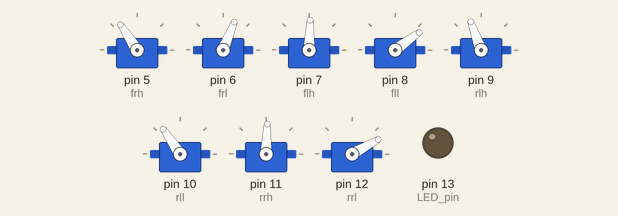
A sketch run on a simulated Arduino Uno, built with avr-gcc and run on an emulated ATmega328P. Parts: 8 × servo, output pins drawn as LEDs (lit = HIGH). What the sketch prints to the serial monitor is not drawn.

Above: at 10.65 s.
At 11.1 s:
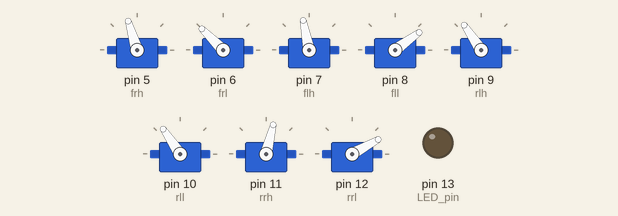
At 11.6 s:
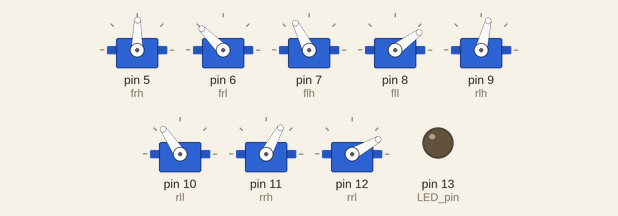
At 11.8 s:
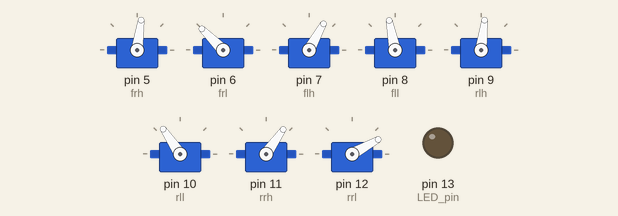
At 12.1 s:
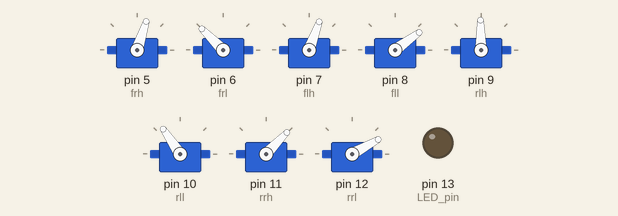
At 12.6 s:
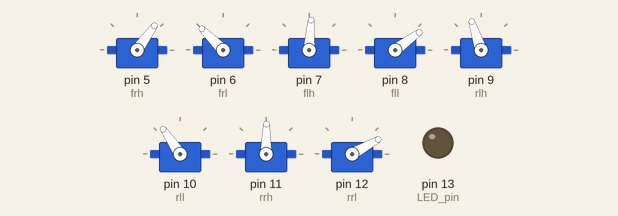
Timing chart, 0 to 15.2 s (numbered marks = the images above):
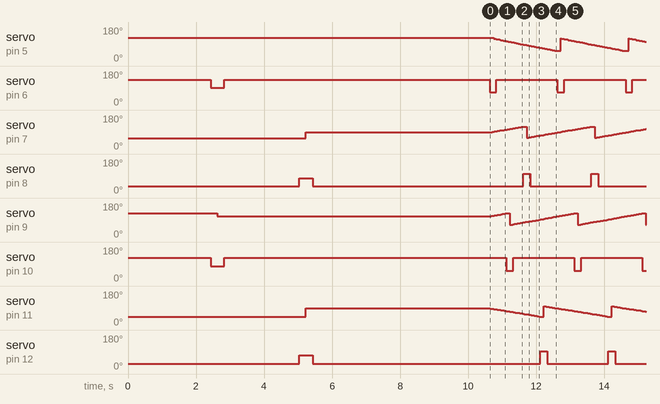

Measured:
- by itself, servo on pin 5 (frh): ramps from 120° to 53° and jumps back, once every 2.0 s
- by itself, servo on pin 6 (frl): 135° → 92° at 2.4 s, → 135° 0.40 s later, → 68° 7.8 s later, → 135° 0.20 s later, … (32 changes in this stretch)
- by itself, servo on pin 7 (flh): ramps from 59° to 118° and jumps back, once every 2.0 s
- by itself, servo on pin 8 (fll): 36° → 78° at 5.0 s, → 36° 0.40 s later, → 101° 6.2 s later, → 36° 0.21 s later, … (32 changes in this stretch)
- by itself, servo on pin 10 (rll): 124° → 79° at 2.4 s, → 124° 0.40 s later, → 54° 8.3 s later, → 124° 0.21 s later, … (32 changes in this stretch)
- by itself, servo on pin 12 (rrl): 29° → 72° at 5.0 s, → 29° 0.40 s later, → 95° 6.7 s later, → 29° 0.21 s later, … (30 changes in this stretch)

The sketch:

quadruped-8servos.ino
```cpp
#include <Servo.h>
/*
frh = front right hip
 frl = front right leg
 flh = front left hip
 fll = front left leg
 rlh = rear left hip
 rll = rear left leg
 rrh = rear right hip
 rrl = rear right leg
 */
Servo frh;
Servo frl;
Servo flh;
Servo fll;
Servo rlh;
Servo rll;
Servo rrh;
Servo rrl;

// CALIBRATION
// HIPS
#define frh90 171
#define flh90 14
#define rlh90 170
#define rrh90 5

#define frh0 76
#define flh0 98
#define rlh0 83
#define rrh0 83

#define frh1deg (frh90-frh0)/90
#define flh1deg (flh90-flh0)/90
#define rlh1deg (rlh90-rlh0)/90
#define rrh1deg (rrh90-rrh0)/90

//LEGS
#define frl90 155
#define fll90 17
#define rll90 145
#define rrl90 10

#define frl0 68
#define fll0 101
#define rll0 54
#define rrl0 95

#define frl1deg (frl90-frl0)/90
#define fll1deg (fll90-fll0)/90
#define rll1deg (rll90-rll0)/90
#define rrl1deg (rrl90-rrl0)/90

long getfrh(long degree) { return degree * frh1deg + frh0; }
long getflh(long degree) { return degree * flh1deg + flh0; }
long getrlh(long degree) { return degree * rlh1deg + rlh0; }
long getrrh(long degree) { return degree * rrh1deg + rrh0; }
long getfrl(long degree) { return degree * frl1deg + frl0; }
long getfll(long degree) { return degree * fll1deg + fll0; }
long getrll(long degree) { return degree * rll1deg + rll0; }
long getrrl(long degree) { return degree * rrl1deg + rrl0; }

int currHipValues[4] = {-100, -100, -100, -100};

void setHip(byte hip, int degree) {
  switch (hip) {
        case 1:
          frh.write(getfrh(degree));
          currHipValues[0] = degree;
          break;
        case 2:
          flh.write(getflh(degree));
          currHipValues[1] = degree;
          break;
        case 3:
          rlh.write(getrlh(degree));
          currHipValues[2] = degree;
          break;
        case 4:
          rrh.write(getrrh(degree));
          currHipValues[3] = degree;
          break;
      }
}

void setLeg(byte leg, int degree) {
  switch (leg) {
        case 1:
          frl.write(getfrl(degree));
          break;
        case 2:
          fll.write(getfll(degree));
          break;
        case 3:
          rll.write(getrll(degree));
          break;
        case 4:
          rrl.write(getrrl(degree));
          break;
      }
}

unsigned long movementStartTime;

void setup()
{
  Serial.begin(115200);
  pinMode(13, OUTPUT);  // LED pin

  // assign servos to pins and reposition
  frh.attach(5); setHip(1, 45); delay(50);
  frl.attach(6); setLeg(1, 70); delay(50);
  flh.attach(7); setHip(2, 45); delay(50);
  fll.attach(8); setLeg(2, 70); delay(50);
  rlh.attach(9); setHip(3, 45); delay(50);
  rll.attach(10); setLeg(3, 70); delay(50);
  rrh.attach(11); setHip(4, 45); delay(50);
  rrl.attach(12); setLeg(4, 70); delay(50);

  delay(2000);
  initMovement(1, 2000);
  //movementStartTime = millis();
  //setServoMovement();
  //delay(1000000);
}


//changing between movements: set new direction, speed. check current servo values. calculate 8-10 lineary distributed samples during the new movement.
//compare samples with current values, find the closest match. set the legs to the new choosen position individually without changing the orientation of the spider
//continue movement from this position

unsigned int movementSpeed = 10000; //time for advancing for all 4 leg. bigger values are slower

byte legOrder[4];
int hipMin[4];
int hipMax[4];

int calcHipValues[4];

void loop() {
  setServoMovement();
}

void setDirectionVariables(byte desDirection) {
  switch (desDirection) {
        case 1: //move forward
          legOrder[0] = 4; legOrder[1] = 1; legOrder[2] = 3; legOrder[3] = 2;
          hipMin[0] = -23; hipMin[1] = 45; hipMin[2] = -23; hipMin[3] = 45; //for corresponding legs in the legOrder list
          hipMax[0] = 45; hipMax[1] = -23; hipMax[2] = 45; hipMax[3] = -23;
          break;
        case 2: //move backward
          legOrder[0] = 2; legOrder[1] = 3; legOrder[2] = 1; legOrder[3] = 4;
          hipMin[0] = -23; hipMin[1] = 45; hipMin[2] = -23; hipMin[3] = 45;
          hipMax[0] = 45; hipMax[1] = -23; hipMax[2] = 45; hipMax[3] = -23;
          break;
        case 3: //move left
          legOrder[0] = 1; legOrder[1] = 2; legOrder[2] = 4; legOrder[3] = 3;
          hipMin[0] = 90; hipMin[1] = 23; hipMin[2] = 90; hipMin[3] = 23;
          hipMax[0] = 23; hipMax[1] = 90; hipMax[2] = 23; hipMax[3] = 90;
          break;
        case 4: //move right
          legOrder[0] = 3; legOrder[1] = 2; legOrder[2] = 2; legOrder[3] = 1;
          hipMin[0] = 90; hipMin[1] = 23; hipMin[2] = 90; hipMin[3] = 23;
          hipMax[0] = 23; hipMax[1] = 90; hipMax[2] = 23; hipMax[3] = 90;
          break;
        case 5: //turn left
          legOrder[0] = 1; legOrder[1] = 2; legOrder[2] = 3; legOrder[3] = 4;
          hipMin[0] = 68; hipMin[1] = 0; hipMin[2] = 68; hipMin[3] = 0;
          hipMax[0] = 0; hipMax[1] = 68; hipMax[2] = 0; hipMax[3] = 68;
          break;
        case 6: //turn right
          legOrder[0] = 4; legOrder[1] = 3; legOrder[2] = 2; legOrder[3] = 1;
          hipMin[0] = 68; hipMin[1] = 0; hipMin[2] = 68; hipMin[3] = 0;
          hipMax[0] = 0; hipMax[1] = 68; hipMax[2] = 0; hipMax[3] = 68;
          break;
      }

}


void initMovement(byte desiredDirection, unsigned int newMovementSpeed) {
  //A: calculate new hip positions (finds closest match) based on:
    //- the current hip positions
    //- and the desired movement
  //B: move hips into the new positions without changing the body direction
  //C: calculate the new movementStartTime so the desired movement can be continued from the new hip positions - and set the new movementStartTime as well

  setDirectionVariables(desiredDirection);
  movementSpeed = newMovementSpeed;

  int closestHipValues[4];
  int savedCalcTime;

  // A:
  // find the closest match between current hip positions and possible hip positions in a movement
  int minDiffHips = 5000;
  Serial.print(currHipValues[0]); Serial.print(" # "); Serial.print(currHipValues[1]); Serial.print(" # "); Serial.print(currHipValues[2]); Serial.print(" # "); Serial.println(currHipValues[3]);
  unsigned long startmicro = micros();
  for ( int calctime = 0 ; calctime < 1000 ; calctime=calctime+(1000/70) ) {
    servoValues(0, 0, calctime, 1000, legOrder, hipMin, hipMax);
    int allHipDiff = 0;
    for ( int hip = 0 ; hip < 4 ; hip++ ) {
      int oneHipDiff = (calcHipValues[hip] - currHipValues[hip]);
      allHipDiff += abs(oneHipDiff); //abs function advice: keep other math outside the function
    }
    if (minDiffHips > allHipDiff) {
      minDiffHips = allHipDiff;
      closestHipValues[0] = calcHipValues[0];
      closestHipValues[1] = calcHipValues[1];
      closestHipValues[2] = calcHipValues[2];
      closestHipValues[3] = calcHipValues[3];
      savedCalcTime = calctime;
    }
    if (minDiffHips == 0) break;

    /*Serial.print(calctime); Serial.print(" ::: ");
    Serial.print(allHipDiff); Serial.print(" <> ");
    Serial.print(calcHipValues[0]); Serial.print(" # "); Serial.print(calcHipValues[1]); Serial.print(" # ");
    Serial.print(calcHipValues[2]); Serial.print(" # "); Serial.println(calcHipValues[3]);*/

  }
  unsigned long endmicro = micros();
  Serial.print("Min hip diff: ");Serial.println(minDiffHips);
  //Serial.print("Calc time: ");Serial.println(endmicro-startmicro);


  // B:
  // closestHipValues[] contains the new hip positions
  // lift two opposite legs (1 and 3), turn the hips and put the legs down
  if (minDiffHips > 0) {
    int legMaxRaise = 25;
    int legsOnGround = 70;
    int legMovementDuration =  200; //for raising a leg
    int hipMovementDuration =  200; //for moving the hip into a new position while the leg is raised

    setLeg(1, legMaxRaise);
    setLeg(3, legMaxRaise);
    delay(legMovementDuration);
    setHip(1, closestHipValues[0]);
    setHip(3, closestHipValues[2]);
    delay(hipMovementDuration);
    setLeg(1, legsOnGround);
    setLeg(3, legsOnGround);
    delay(legMovementDuration);
    delay(2000);

    // lift the other two opposite legs (2 and 4), turn the hips and put the legs down
    setLeg(2, legMaxRaise);
    setLeg(4, legMaxRaise);
    delay(legMovementDuration);
    setHip(2, closestHipValues[1]);
    setHip(4, closestHipValues[3]);
    delay(hipMovementDuration);
    setLeg(2, legsOnGround);
    setLeg(4, legsOnGround);
    delay(legMovementDuration);
    delay(5000);
  }

  //C:
  movementStartTime = millis() - ((savedCalcTime/float(1000))*movementSpeed);

}


void setServoMovement() {
  servoValues(1, movementStartTime, millis(), movementSpeed, legOrder, hipMin, hipMax);
}

void servoValues(byte action, unsigned long movementStartTime_fun, unsigned long currentTime_fun, int movementSpeed_fun, byte legOrder_fun[], int hipMin_fun[], int hipMax_fun[]) {
  //action 1 means issue servo change, else write into the calcHipValues[] array
  int legMaxRaise = 0 ;
  int legsOnGround = 70;
  int legMovementDuration =  100; //for raising a leg
  int hipMovementDuration =  100; //for moving the hip into a new position while the leg is raised

  unsigned long elapsedTime = currentTime_fun-movementStartTime_fun;
  for ( byte leg = 0 ; leg <= 3 ; leg++ ) {
    unsigned int currentTimePosition = (elapsedTime+((movementSpeed_fun/4)*(4-leg)))%movementSpeed_fun;
    int calculatedHipValue = map(currentTimePosition,0,movementSpeed_fun,hipMin_fun[leg],hipMax_fun[leg]);
    if (action == 1) { // issue the servo changes
      if (currentTimePosition <= legMovementDuration) { //a leg needs to be risen, no hip movement during this action
        setLeg(legOrder_fun[leg], legMaxRaise);
      }
      else { //hip can be moved again (during putting down the leg too)
        if ( currentTimePosition >= legMovementDuration+hipMovementDuration ) { //put down leg
          setLeg(legOrder_fun[leg], legsOnGround);
        }
        //move hip
        setHip(legOrder_fun[leg] , calculatedHipValue);
        //Serial.print(legOrder_fun[leg]); Serial.print("->"); Serial.println(calculatedHipValue);
      }
    }
    else { //just put the results in the array - we need the hip value in every position even when we the leg should be lifted up
      calcHipValues[legOrder_fun[leg]-1] = calculatedHipValue;
    }

  }
}
```
